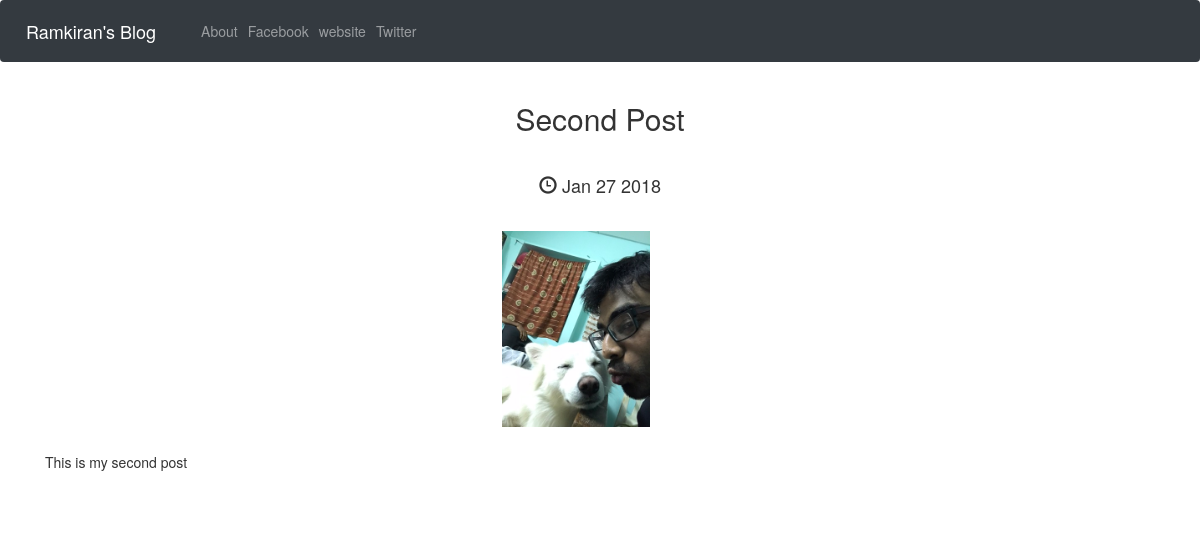
Page /posts/2/ on the committed database.
### posts/models.py (models this page shows, shortened)
class Post(models.Model):
    title = models.CharField(max_length=250)
    pub_date = models.DateTimeField()
    image = models.ImageField(upload_to='media/')
    body = models.TextField()
    def pub_date_modified(self):
        return self.pub_date.strftime('%b %e %Y')

### posts/views.py (the view)
# urls.py: path('posts/<int:post_id>/',posts.views.post_details, name = 'post_detail'),
def post_details(request, post_id):
    post = get_object_or_404(Post, pk=post_id)
    return render(request, 'posts/posts_detail.html',{'post':post})

### posts/templates/posts/posts_detail.html (shortened to what this page needs)
<!DOCTYPE html>
{% load static %}
<html lang="en">
  <head>
    <link rel="stylesheet" href="https://maxcdn.bootstrapcdn.com/bootstrap/4.0.0/css/bootstrap.min.css">
    <link rel="stylesheet" href="https://maxcdn.bootstrapcdn.com/bootstrap/3.3.7/css/bootstrap.min.css">
  </head>
<body>
  <nav class="navbar navbar-expand-lg navbar-dark bg-dark">
    <a class="navbar-brand" href="{% url 'home' %}">Ramkiran's Blog</a>
    <div class="collapse navbar-collapse" id="mynav">
      <ul class="navbar-nav mr-auto">
      <li><a class="nav-link" href="{% url 'about' %}">About</a></li>
      <li><a class="nav-link" href="http://facebook.com/ramkiran007" target="_blank">Facebook</a></li>
      <li><a class="nav-link" href="http://ramkiranchevendra.site" target="_blank">website</a></li>
      <li><a class="nav-link" href="http://twitter.com/kinnu007" target="_blank">Twitter</a></li>
      </ul>
    </div>
</nav>
<div class="container">
<h2 class="text-center">{{post.title}}</h2>
<br />
<h4 class="text-center"><span class="glyphicon glyphicon-time"></span> {{post.pub_date_modified}}</h4>
<br />
<img src = "{{post.image.url}}" class="img-responsive center-block" style="max-height:300px;"/>
<br />
<p>{{post.body}}</p>
<br />
<br />
</div>
</body>
</html>

### rows in the picture
Post: title "Second Post", pub_date_modified "Jan 27 2018", image (picture), body "This is my second post"
